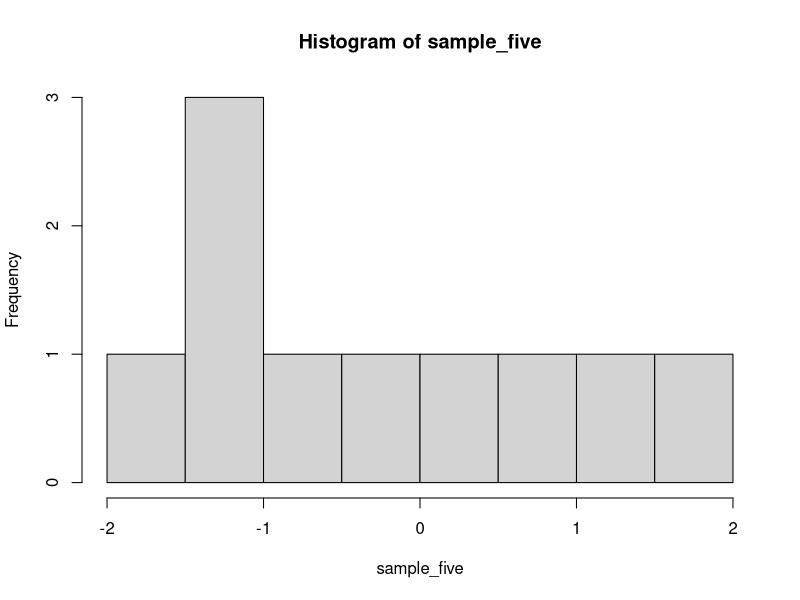

Recreate this plot in R.
## ---- chunk 1
2*3
## ---- chunk 2
sample_five <- rnorm(10)
sample_five
## ---- chunk 3
hist(sample_five)
